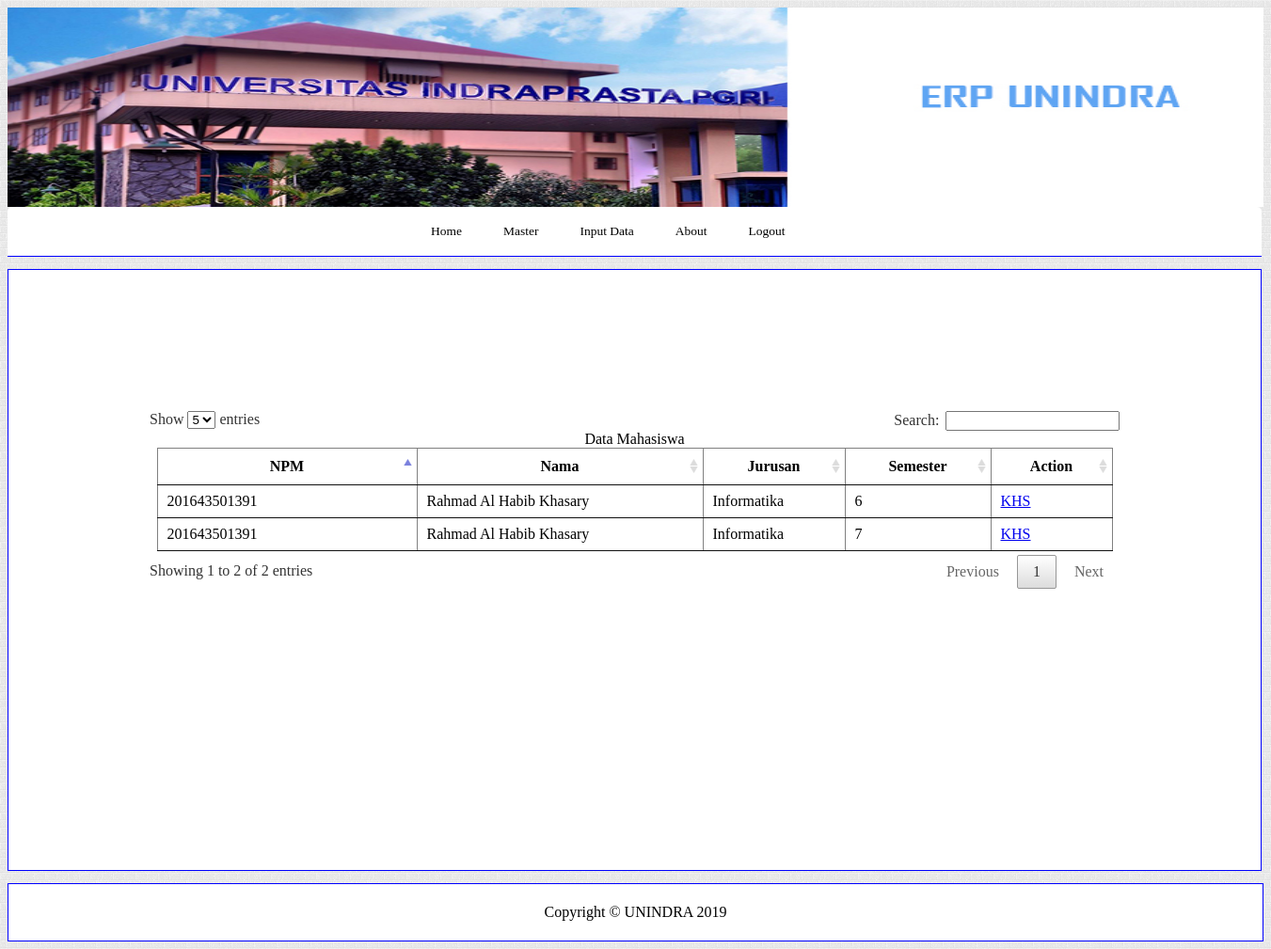
The page /khs.php?message=success on the database its author committed.
### tables this page shows
CREATE TABLE `mahasiswa` (
  `id` int(11) NOT NULL,
  `npm` varchar(255) NOT NULL,
  `nama` varchar(255) NOT NULL,
  `jurusan` varchar(255) NOT NULL,
  `semester` varchar(255) NOT NULL
);

### khs.php (the view, shortened to what this page needs)
<!DOCTYPE html>
<html>
<head>
    <link rel="stylesheet" href="style/css/style.css" type="text/css">
    <link href="style/jquery/datatables/media/css/jquery.dataTables.css" rel="stylesheet" type="text/css" />
</head>
<body>
    <body background="style/img/back01.png">
        <div id="header">
            <img src="style/img/banner_rahmad.jpg" class="banner" href="index.php">
        </div>
        <div id='cssmenu'>
            <?php require('menubar.php'); ?>
        </div>
        <div id="isi">
            <div id="dataTables">
                <table border="1" align="center" id="belajar" width="1015px">
                    <caption>Data Mahasiswa</caption>
                    <thead>
                        <tr>
                            <th>NPM</th>
                            <th>Nama</th>
                            <th>Jurusan</th>
                            <th>Semester</th>
                            <th>Action</th>
                        </tr>
                    </thead>
                    <tbody>
                        <?php
                        require('koneksi.php');
    $query = mysqli_query($conn, "select * from mahasiswa");
    while ($r = mysqli_fetch_array($query)){
    echo"<tr>
            <td>$r[npm]</td>
            <td>$r[nama]</td>
			<td>$r[jurusan]</td>
            <td>$r[semester]</td>
            <td><a href='ikhs.php?id=".$r['id']."' class='delete'>KHS<a/>
                </td>
        </tr>";
	}
    ?>
                    </tbody>
                </table>
            </div>
        </div>
        <div id="footer">
            <center>
                <p>Copyright &copy; UNINDRA 2019</p>
            </center>
        </div>
    </body>
</html>

### style/css/style.css (style rules this page uses)
#header { padding: 10px !important; padding-top: 0 !important; padding-left: 0 !important; padding-right: 0 !important; }
#cssmenu { line-height: 1 !important; border-radius: 5px 5px 0 0 !important; background: #ffffff !important; border-bottom: 1px solid blue !important; width: 903px !important; margin-left: 0px !important; margin-top: -14px !important; padding-left: 430px !important; }
#cssmenu:after, #cssmenu ul:after { content: '' !important; display: block !important; clear: both !important; }
#isi { margin-top: 1% !important; padding: 150px !important; width: 1031px !important; height: 338px !important; background-color: white !important; border-bottom: 1px solid blue !important; border-right: 1px solid blue !important; border-left: 1px solid blue !important; border-top: 1px solid blue !important; }
#footer { margin-top: 1% !important; padding: 5px !important; background-color: white !important; border-bottom: 1px solid blue !important; border-right: 1px solid blue !important; border-left: 1px solid blue !important; border-top: 1px solid blue !important; }
.banner { width: 100% !important; height: 212px !important; }
#dataTables { top: 40px !important; left: 25px !important; }

### rows shown on the page
mahasiswa: npm "201643501391", nama "Rahmad Al Habib Khasary", jurusan "Informatika", semester "6"
mahasiswa: npm "201643501391", nama "Rahmad Al Habib Khasary", jurusan "Informatika", semester "7"
